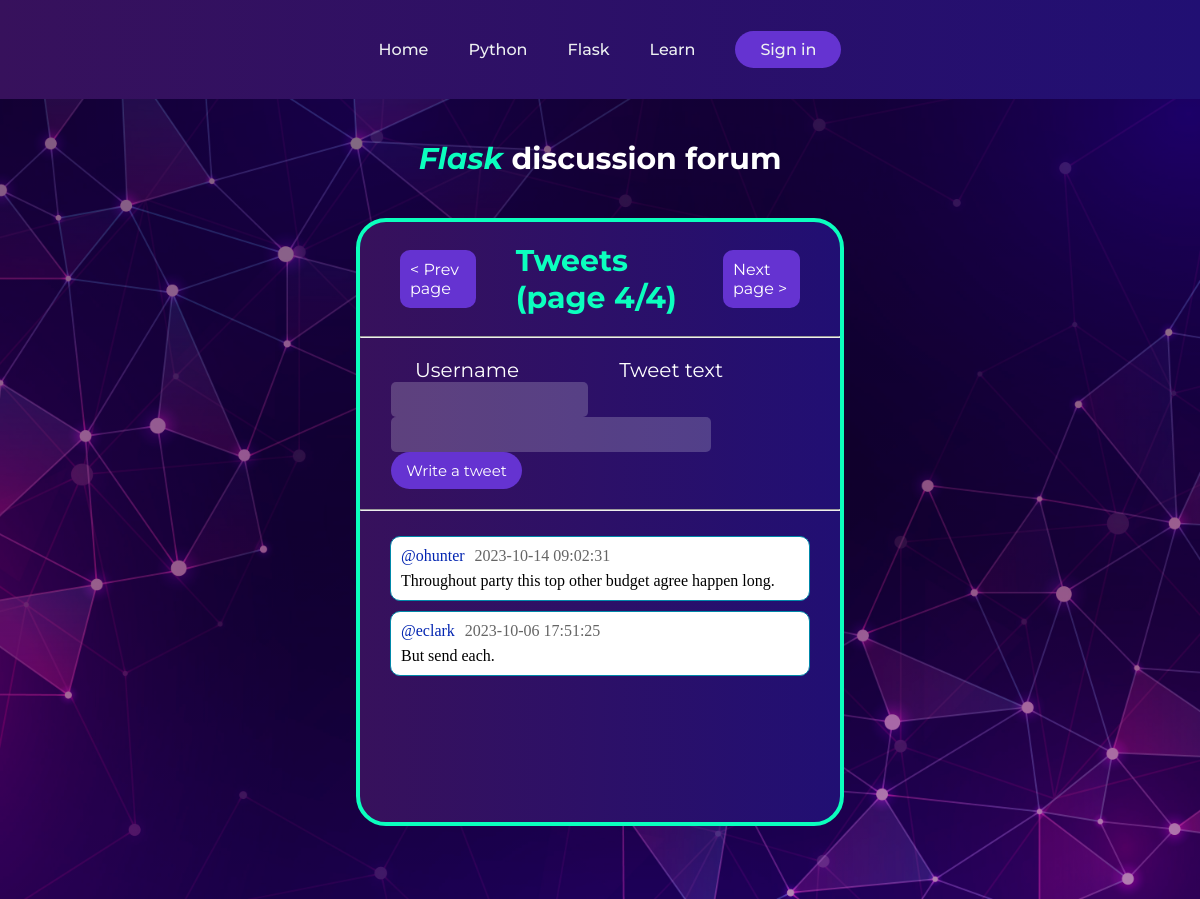
Screenshot of /flask?page=4 with the database file from the repository.
### website_app/models.py (models this page shows)
class FlTweet(db.Model):
    __tablename__ = 'fl_tweets'
    id = db.Column(db.Integer, primary_key=True)
    tweet_text = db.Column(db.String(200), nullable=False)
    date = db.Column(db.DateTime, default=func.now())
    username = db.Column(db.String(100), nullable=False)

### website_app/views.py (the view)
@views.route("/flask")
def flask_index():
    page = request.args.get('page', default=1, type=int)
    offset = (page - 1) * ITEMS_PER_PAGE
    tweets = FlTweet.query.order_by(FlTweet.date.desc()).offset(offset).limit(ITEMS_PER_PAGE).all()
    total_pages_amount = 1 if FlTweet.query.count() == 0 else math.ceil(FlTweet.query.count() / 6)
    return render_template("flask.html", tweets=tweets, pg=page, total_pg=total_pages_amount)

### website_app/__init__.py (called while the page is built)
def create_app():
    app = Flask(__name__, template_folder="templates")
    app.register_blueprint(views, url_prefix='/')
    app.config['SECRET_KEY'] = SECRET_KEY
    app.config['SQLALCHEMY_DATABASE_URI'] = f'sqlite:///{DB_NAME}'
    db.init_app(app)
    create_database(app)
    @app.template_filter('ceil')
    def ceil_filter(value):
        return math.ceil(value)
    @app.template_filter('length')
    def length_filter(arr: list):
        return len(arr)
    return app

### website_app/templates/flask.html (shortened to what this page needs)
{% extends "base.html" %}
{% block style %} <link rel="stylesheet" href="{{ url_for('static', filename='css/style_flask.css') }}"> {% endblock %}
{% block content %}
<header>
    <nav class="navbar">
        <ul>
            <a href="{{ url_for('views.index') }}"><li>Home</li></a>
            <a href="{{ url_for('views.python_index') }}"><li>Python</li></a>
            <a href="{{ url_for('views.flask_index') }}"><li>Flask</li></a>
            <a href="{{ url_for('views.learn_index') }}"><li>Learn</li></a>
        </ul>
        <a href="{{ url_for('views.signin') }}">
            <button>Sign in</button>
        </a>
    </nav>
</header>
<section class="main">
    <h1><span style="color:rgb(11, 255, 190); font-style:italic">Flask</span> discussion forum</h1>
    <div class = "tweetboard">
        <div class="tweets-title">
            <a href="{% if pg == 1 %}{{ url_for('views.flask_index', page=total_pg) }}{% else %}{{ url_for('views.flask_index', page=pg-1) }}{% endif %}">< Prev page</a>
            <h2>Tweets (page {{ pg }}/{{ total_pg }})</h2>
            <a href="{% if pg == total_pg %}{{ url_for('views.flask_index', page=1) }}{% else %}{{ url_for('views.flask_index', page=pg+1) }}{% endif %}">Next page ></a>
        </div>
        <hr>
        <div class="write-tweet-title">
            <p>Username</p>
            <p>Tweet text</p>
        </div>
        <form class="write-tweet" action="{{ url_for('views.flask_write_tweet', page_num=pg) }}" method="post">
            <input class="username-input" type="text" name="username" maxlength="40">
            <input class="tweet-input" type="text" name="tweet" maxlength="80">
            <button type="submit">Write a tweet</button>
        </form>
        <hr>
        <div class = "tweets">
            {% for i in range(tweets | length) %}
            <div class = "tweet">
                <div class="tweet-info">
                <p class="username">@{{ tweets[i]['username'] }}</p>
                <p class="date">{{ tweets[i]['date'] }}</p>
                </div>
                <p class="tweet-text">{{ tweets[i]['tweet_text'] }}</p>
            </div>
            {% endfor %}
        </div>
    </div>
</section>
{% endblock %}

### website_app/static/css/style_flask.css (style rules this page uses)
* { margin: 0; padding: 0; }
.navbar li, .navbar a, .navbar button { font-family: "Montserrat", sans-serif; font-weight: 500; font-size: 16px; color: #edf0f1; text-decoration: none; }
.navbar { display: flex; justify-content: center; align-items: center; padding: 20px; gap:20px; background: linear-gradient(to right, rgb(55, 17, 92), rgb(33, 15, 115)); }
.navbar ul { list-style: none; display: flex; }
.navbar li { padding: 20px 20px; border-radius: 10px; }
.navbar li:hover, .navbar button, .tweets-title a, .write-tweet button { background-color:rgb(101, 51, 209); }
.navbar button { padding: 9px 25px; border-radius: 30px; border: none; cursor: pointer; transition: all 0.3s ease 0s; }
.main { width:100%; height:100vh; }
.main h1 { padding: 41px 0px; text-align: center; color:white; font-family: "Montserrat", sans-serif; font-size:30px; }
.tweetboard { width:40%; height:75vh; margin:auto; background: linear-gradient(to right, rgb(55, 17, 92), rgb(33, 15, 115)); border-radius: 30px; display: flex; flex-direction: column; border:rgb(11, 255, 190) solid 4px; }
.tweets-title { display:flex; justify-content:space-between; align-items:center; }
.tweets-title h2 { padding:20px 0px; color:rgb(11, 255, 190); font-family: "Montserrat", sans-serif; font-size:30px; }
.tweets-title a { text-decoration:none; color:white; font-family: "Montserrat", sans-serif; margin:0px 40px; padding: 10px; border-radius:10px; transition: all 0.3s ease 0s; }
.tweets { margin:15px 30px; }
.tweet { background-color:rgb(255, 255, 255); border:solid 1px; border-radius: 10px; border-color:rgba(0, 136, 169, 1); margin:10px 0px; padding: 10px 0px; }
.tweet-info { display:flex; margin-bottom:7px; }
.tweet p { margin-left:10px; }
.date { color: rgb(101, 101, 101); }
.username { color:rgb(3, 37, 177); }
.write-tweet-title { display:flex; color:white; margin-left:55px; gap:100px; font-size:20px; margin-top:20px; font-family: "Montserrat", sans-serif; }
.write-tweet { margin-left:6.5%; margin-bottom:20px; }
.write-tweet button { padding:9px 15px; border:none; color:white; font-family: "Montserrat", sans-serif; border-radius:20px; font-size:15px; cursor: pointer; transition: all 0.3s ease 0s; }
.write-tweet input { padding: 10px; margin-right:10px; border-radius: 5px; border: none; background-color: rgba(255, 255, 255, 0.2); color:white; }
.tweet-input { width:300px; }

### rows the page displays
FlTweet: username "ohunter", date "2023-10-14 09:02:31", tweet_text "Throughout party this top other budget agree happen long."
FlTweet: username "eclark", date "2023-10-06 17:51:25", tweet_text "But send each."

### other values shown
{{ pg }} "4"
{{ total_pg }} "4"
